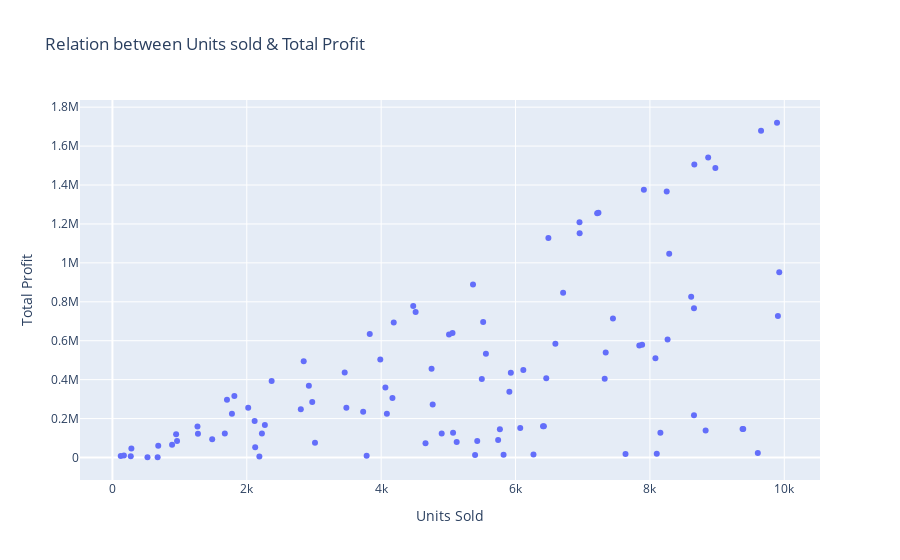

Notebook code cell kept with this figure:
### Markdown cell above
### Realtion betewen Units sold and Total profit

### Code cell
import plotly.express as px 
plt.figure(figsize=(5,5))
line=px.scatter(df,x='Units Sold',y='Total Profit',title='Relation between Units sold & Total Profit')
line
